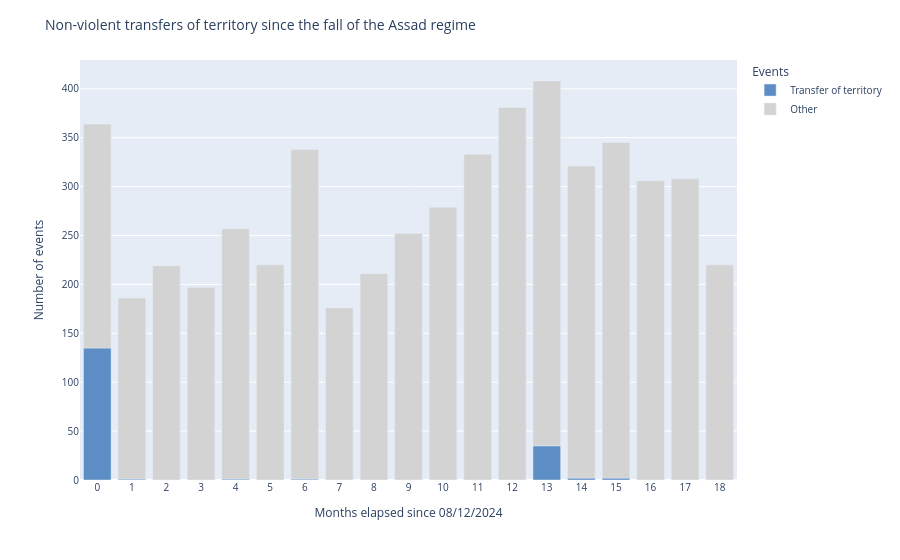

Here is the notebook cell this chart was saved with:
### Code cell
bar_transfer.update_layout(
    title = 'Non-violent transfers of territory since the fall of the Assad regime',
    legend_title_text = "Events",
    title_font_size = 14,
    font_size=10    
)
bar_transfer.update_xaxes(dtick=1)

### Figure 1 — Plotly figure (JSON) as saved in the notebook; plotly's stock layout.template omitted (floating-point values rounded to 4 significant figures)
{"data": [{"hovertemplate": "Transfer of territory=Transfer of territory<br>Months elapsed since 08/12/2024=%{x}<br>Number of events=%{y}<extra></extra>", "legendgroup": "Transfer of territory", "marker": {"color": "#5C8DC5", "pattern": {"shape": ""}}, "name": "Transfer of territory", "orientation": "v", "showlegend": true, "textposition": "auto", "type": "bar", "x": [0, 1, 4, 6, 13, 14, 15], "xaxis": "x", "y": [135, 1, 1, 1, 35, 2, 2], "yaxis": "y"}, {"hovertemplate": "Transfer of territory=Other<br>Months elapsed since 08/12/2024=%{x}<br>Number of events=%{y}<extra></extra>", "legendgroup": "Other", "marker": {"color": "#D3D3D3", "pattern": {"shape": ""}}, "name": "Other", "orientation": "v", "showlegend": true, "textposition": "auto", "type": "bar", "x": [0, 1, 2, 3, 4, 5, 6, 7, 8, 9, 10, 11, 12, 13, 14, 15, 16, 17, 18], "xaxis": "x", "y": [229, 185, 219, 197, 256, 220, 337, 176, 211, 252, 279, 333, 381, 373, 319, 343, 306, 308, 220], "yaxis": "y"}], "layout": {"barmode": "relative", "font": {"size": 10}, "legend": {"title": {"text": "Events"}, "tracegroupgap": 0}, "margin": {"t": 60}, "title": {"font": {"size": 14}, "text": "Non-violent transfers of territory since the fall of the Assad regime"}, "xaxis": {"anchor": "y", "domain": [0, 1], "dtick": 1, "title": {"text": "Months elapsed since 08/12/2024"}}, "yaxis": {"anchor": "x", "domain": [0, 1], "title": {"text": "Number of events"}}}}
